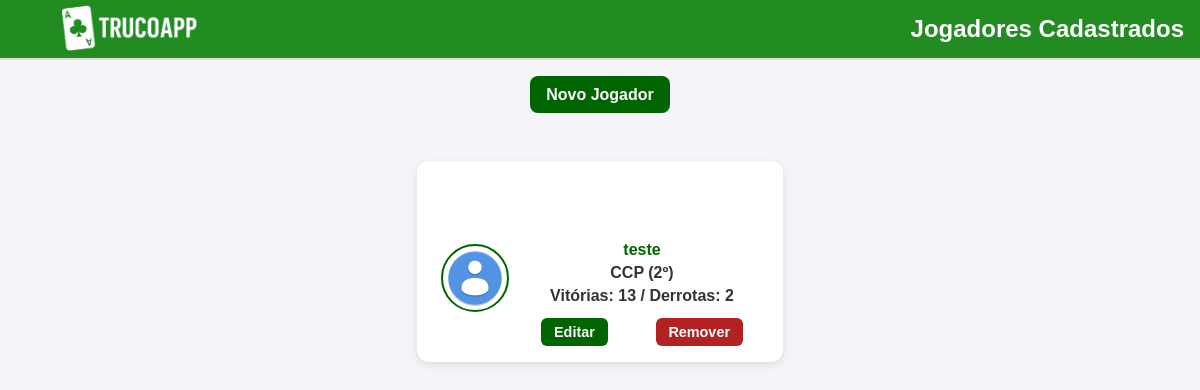
The app's page /jogadores/, older data.
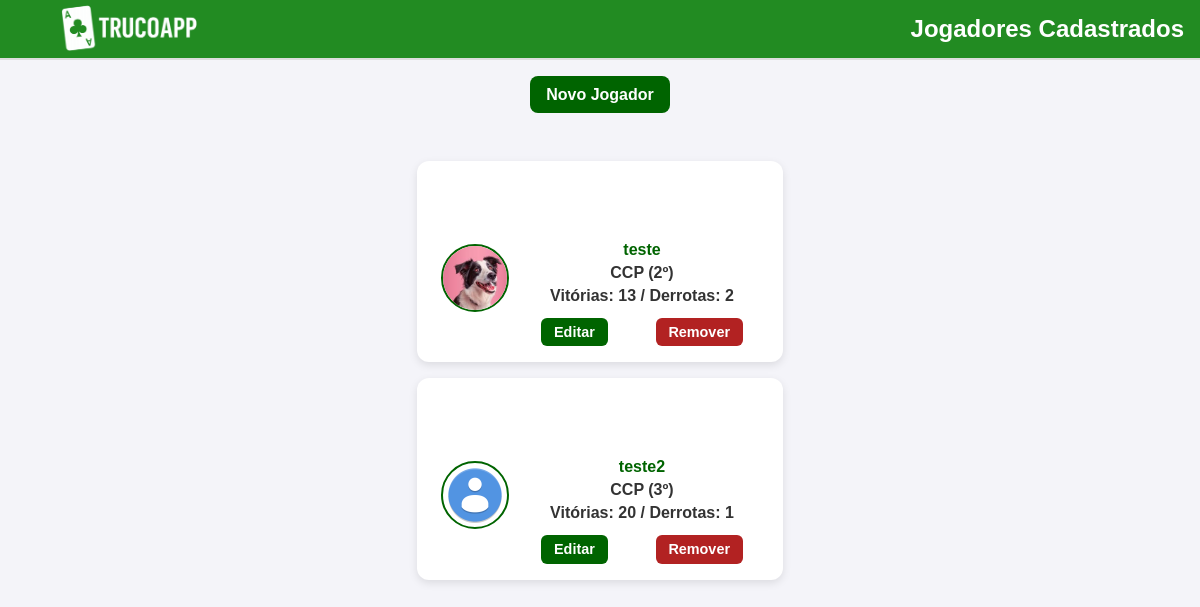
The same page, newer data.
### core/models.py (models this page shows, shortened)
class Jogador(models.Model):
    id = models.AutoField(primary_key=True)
    nome = models.CharField(max_length=100, help_text='Entre o nome')
    curso = models.CharField(max_length=100, help_text='Entre o curso')
    periodo = models.IntegerField(help_text='Informe o período do curso')
    email = models.EmailField(help_text='Informe o email', max_length=254)
    vitorias = models.IntegerField(help_text='Número de vitórias')
    derrotas = models.IntegerField(help_text='Número de derrotas')
    imagem = models.ImageField(upload_to='jogadores/', null=True, blank=True)
    dtNasc = models.DateField(help_text='Nascimento no formato DD/MM/AAAA', verbose_name='Data de nascimento')

### core/views.py (the view)
# urls.py: path("jogadores/", views.JogadorListView.as_view(), name="jogador_list"),
class JogadorListView(ListView):
    model = Jogador
    template_name = "core/jogador_list.html.html"
    context_object_name = "jogadores"
    paginate_by = 20  # opcional

### templates/core/jogador_list.html (shortened to what this page needs)
{% load static %}
<!doctype html>
<html lang="pt-BR">
<head>
  <link rel="stylesheet" href="{% static 'css/jogador_list.css' %}" type="text/css">
</head>
<body>
<header>
  <a href="{% url 'home' %}" class="logo-home">
    <img src="{% static 'img/logo.png' %}" alt="TrucoApp Logo">
  </a>
  <h1>Jogadores Cadastrados</h1>
</header>
<p><a href="{% url 'jogador_create' %}">Novo Jogador</a></p>
<ul>
  {% for j in jogadores %}
    <li>
      <div class="player-card">
        {% if j.imagem %}
          <img src="{{ j.imagem.url }}" alt="{{ j.nome }}" class="player-img">
        {% else %}
          <img src="{% static 'img/defaultavatar.png' %}" alt="Sem foto" class="player-img">
        {% endif %}
        <div class="player-info">
          <a href="{% url 'jogador_detail' j.pk %}">{{ j.nome }}</a>
          <span>{{ j.curso }} ({{ j.periodo }}º)</span>
          <span>Vitórias: {{ j.vitorias }} / Derrotas: {{ j.derrotas }}</span>
          <div class="actions">
            <a href="{% url 'jogador_update' j.pk %}">Editar</a>
            <a href="{% url 'jogador_delete' j.pk %}" class="btn-remove">Remover</a>
          </div>
        </div>
      </div>
    </li>
  {% empty %}
    <li>Nenhum jogador cadastrado.</li>
  {% endfor %}
</ul>
</body>
</html>

### static/css/jogador_list.css (style rules this page uses)
body { font-family: Arial, sans-serif; margin: 0; background: #f4f4f9; color: #333; display: flex; flex-direction: column; }
h1 { text-align: center; color: #006400; margin-bottom: 2rem; }
p { text-align: center; }
p a { display: inline-block; background: #006400; color: white; padding: 0.6rem 1rem; border-radius: 8px; text-decoration: none; font-weight: bold; transition: background 0.3s; }
ul { list-style: none; padding: 0; max-width: 800px; margin: 2rem auto; }
li { background: white; margin-bottom: 1rem; padding: 1rem 1.5rem; border-radius: 12px; box-shadow: 0 3px 8px rgba(0,0,0,0.1); display: flex; flex-direction: column; gap: 0.5rem; }
li a { color: #006400; font-weight: bold; text-decoration: none; }
li .actions { margin-top: 0.5rem; display: flex; gap: 1rem; }
li .actions a { padding: 0.4rem 0.8rem; border-radius: 6px; text-decoration: none; font-size: 0.9rem; font-weight: bold; }
li .actions a:first-child { background: #006400; color: white; }
li .actions a:last-child { background: #b22222; color: white; }
div { text-align: center; margin-top: 2rem; font-weight: bold; }
div a { margin: 0 1rem; color: #006400; text-decoration: none; }
header { display: flex; justify-content: space-between; align-items: center; padding: 0 1rem; height: 60px; border-bottom: 2px solid #ddd; width: 100%; box-sizing: border-box; background: #228B22; }
.logo-home { display: flex; align-items: center; height: 100%; }
.logo-home img { max-height: 150px; width: auto; display: block; }
h1 { margin: 0; font-size: 1.5rem; color: white; text-align: center; }
.player-card { display: flex; align-items: center; gap: 1rem; }
.player-img { width: 64px; height: 64px; object-fit: cover; border-radius: 50%; border: 2px solid #006400; }
.player-info { display: flex; flex-direction: column; gap: 0.3rem; }

Row changes from the older to the newer data that the page shows:
changed Jogador "teste": imagem: picture added
added Jogador: nome "teste2", curso "CCP", periodo "3", vitorias "20", derrotas "1"
